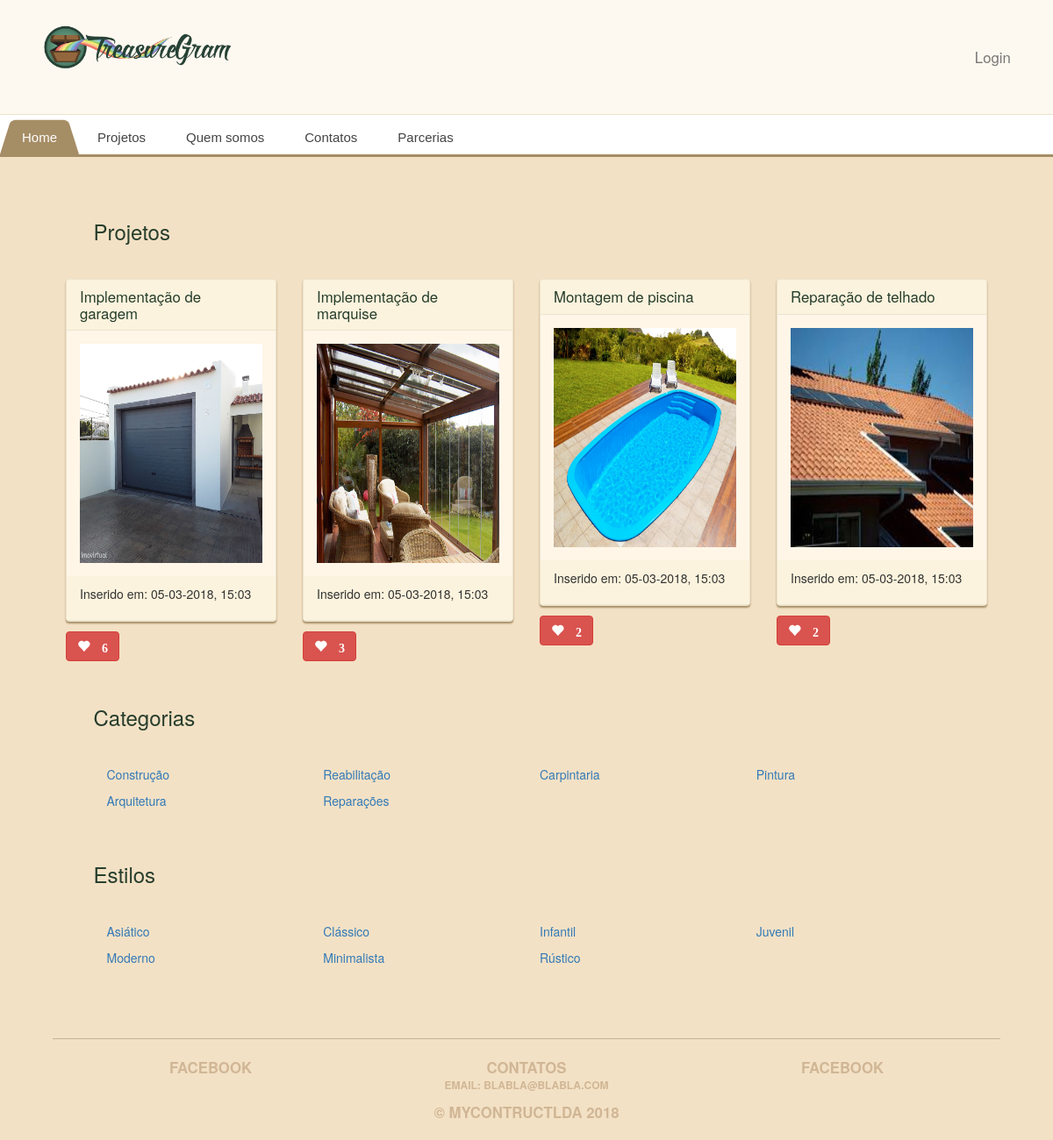
The app's page /, older data.
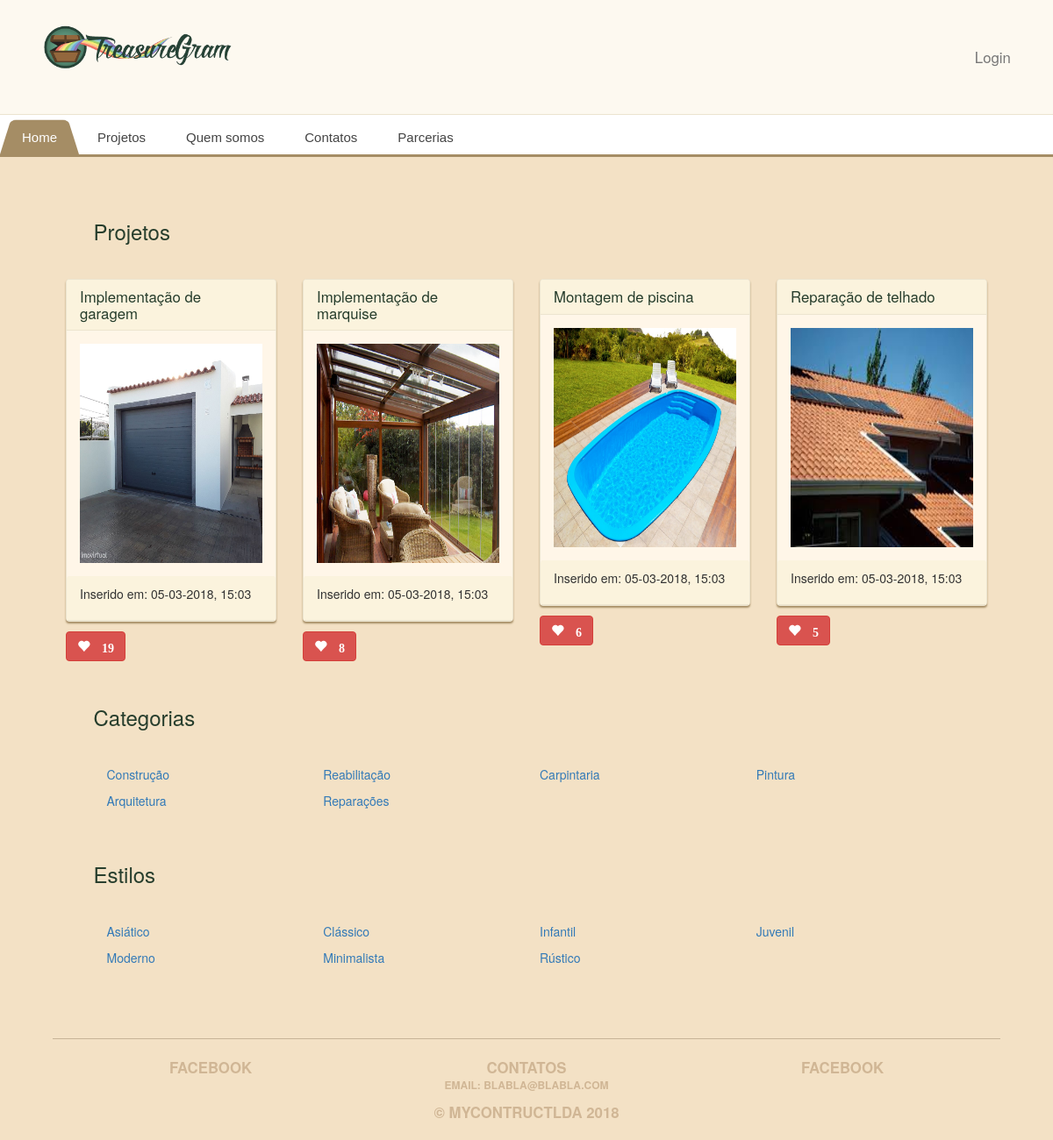
The same page, newer data.
### main_app/models.py (models this page shows, shortened)
class Projetos(models.Model):
    data_registo = models.CharField(max_length=100)
    distrito = models.CharField(max_length=100)
    titulo = models.CharField(max_length=100)
    descricao = models.CharField(max_length=250)
    divisao = models.ForeignKey('Divisao', on_delete=models.CASCADE)
    estilo = models.ForeignKey('Estilo', on_delete=models.CASCADE)
    imagem = models.ImageField(upload_to='treasure_images', default='media/default.png')
    likes = models.IntegerField(default=0)
    slug = models.SlugField(max_length=100, blank=True)
    categoria = models.ForeignKey('Categoria', on_delete=models.CASCADE)
    created_at = models.DateTimeField(auto_now_add=True)
    tags = models.CharField(max_length=250)

class Categoria(models.Model):
    categoria = models.CharField(max_length=100)
    slug = models.SlugField(max_length=100, blank=True)

class Estilo(models.Model):
    estilo = models.CharField(max_length=100)
    slug = models.SlugField(max_length=100, blank=True)

### main_app/views.py (the view)
# urls.py: 2. Add a URL to urlpatterns:  path('', views.home, name='home')
def home(request):
    treasures = Treasure.objects.all()
    categorias = Categoria.objects.all()
    estilos = Estilo.objects.all();
    projetos = Projetos.objects.all().order_by('created_at')[:8]
    form = TreasureForm()
    return render(request, 'home.html', {'treasures': treasures,'projetos':projetos, 'categorias': categorias,'estilos': estilos,'form':form})

### main_app/templates/home.html
{% extends 'base.html' %}
{% load staticfiles %}
{% block content %}
<div class="row" style="margin:3%">
    <h3>Projetos</h3>
</div>
<div class="row">
    {% for projeto in projetos %}
    <div class="col-md-3">
        <a href="{% url 'detail' projeto.slug %}">
            <div class="treasure panel panel-default">
                <div class="panel-heading">
                    <h2 class="panel-title">{{ projeto.titulo }}</h2>
                </div>
                <div class="panel-body">
                    <div class="treasure-photo">
                        <img src="{{ projeto.imagem.url }}" alt="" height="250px" />
                    </div>
                </div>
                <div class="panel-heading">
                    <p>Inserido em: {{ projeto.created_at|date:'d-m-Y, H:m' }}</p>
                </div>
            </div>
        </a>
            <button id="likes" data-id="{{projeto.id}}" class="btn btn-mini btn-danger glyphicon glyphicon-heart" type="button">
                  {% if projeto.likes > 0 %} {{ projeto.likes }} {% endif %}
            </button>
    </div>
    {% endfor %}
</div>
<div class="row" style="margin:3%">
    <h3>Categorias</h3>
</div>
<div class="row" style="margin:3%">
      {% for categoria in categorias %}
      <div class="col-md-3">
          <a href="{% url 'projetos_categorias' categoria.slug %}">
            <p>{{ categoria.categoria }}</p>
          </a>
      </div>
    {% endfor %}
</div>
<div class="row" style="margin:3%">
    <h3>Estilos</h3>
</div>
<div class="row" style="margin:3%">
      {% for estilo in estilos %}
      <div class="col-md-3">
          <a href="{% url 'projetos_estilo' estilo.slug %}">
          <p>{{ estilo.estilo }}</p>
          </a>
      </div>
    {% endfor %}
</div>
{% endblock %}

### main_app/templates/base.html (shortened to what this page needs)
{% load staticfiles %}
<!DOCTYPE html>
<html>
<head>
	<link href="{% static 'bootstrap.min.css' %}" rel="stylesheet" media="screen">
  <link rel="stylesheet" href="https://maxcdn.bootstrapcdn.com/bootstrap/3.3.7/css/bootstrap.min.css" media="screen">
	<link href="{% static 'style.css' %}" rel="stylesheet" media="screen">
</head>
<body>
  <nav class="navbar navbar-default navbar-static-top text-center" role="navigation">
    <div class="col-md-3" >
      <a href="{% url 'home' %}"><img src="{% static "images/logo.png" %}" height="90"  ></a>
    </div>
    <div class="col-md-4">
    </div>
    <div class="col-md-5">
    {% if user.is_authenticated %}
        <a class="navbar-text navbar-right" href="{% url 'profile' user.username %}">Benvindo ao MyContructLDA, {{ user.username }}</a>
        <a class="navbar-text navbar-right" href="{% url 'Logout' %}">Logout</a>
    {% else %}
        <a class="navbar-text navbar-right" href="{% url 'Login' %}">Login</a>
    {% endif %}
    </div>
  </nav>
 <div id='cssmenu'>
    <ul>
      <li><a href="{% url 'home' %}">Home</a></li>
      <li><a href="{% url 'projetos' %}">Projetos</a></li>
      <li><a href='#'>Quem somos</a></li>
      <li><a href='#'>Contatos</a></li>
      <li><a href='#'>Parcerias</a></li>
    </ul>
 </div>
  <main class="container">
    {% block content %}
    {% endblock %}
  </main>
  <footer class="footer container text-center" role="contentinfo">
  <div class="row">
    <div class="col-md-4">
     Facebook
    </div>
    <div class="col-md-4">
     Contatos
     <p style="font-size:12px">Email: blabla@blabla.com</p>
    </div>
    <div class="col-md-4">
     Facebook
    </div>
  </div>
       © MyContructLDA 2018
</footer>
</body>
</html>

### main_app/static/style.css (style rules this page uses)
body { background: #f3e1c5; color: #263d2c; }
.container { max-width: 90%; padding-top: 20px; max-height: 90%; }
.navbar { margin-bottom: 0; padding-bottom: 20px; padding-top: 20px; }
.navbar-default { background: #fdf9f0; border-color: #ece4cf; }
.navbar-right { margin-right: 5%; }
.navbar-text { font-size: 1.2em; color: #263d2c; }
.panel { background: #fff6e8; border-color: #ece4cf; box-shadow: 0 2px 2px #a58d65; }
.panel-default .panel-heading { background: #fbf3dd; border-color: #ece4cf; }
.panel-body { position: relative; }
.panel-title { font-size: 1.2em; color: #263d2c; }
.footer { border-top: 1px solid #c6b397; color: #d0b695; font-weight: bold; font-size: 1.2em; margin-bottom: 20px; margin-top: 40px; padding-top: 20px; text-transform: uppercase; }
.treasure { margin-bottom: 20px; }
.treasure:last-child { margin-bottom: 0; }
.treasure-photo { background: #fdf2e1; margin-right: 5%; position: static; text-align: center; width: 100%; }
.treasure-photo img { width: 100%; max-height: 100%; }
.btn { margin-top: 10px; font-weight: bold; font-size: 14px; }
#cssmenu, #cssmenu ul, #cssmenu ul li, #cssmenu ul li a { margin: 0; padding: 0; border: 0; list-style: none; line-height: 1; display: block; position: relative; -webkit-box-sizing: border-box; -moz-box-sizing: border-box; box-sizing: border-box; }
#cssmenu:after, #cssmenu > ul:after { content: "."; display: block; clear: both; visibility: hidden; line-height: 0; height: 0; }
#cssmenu { width: auto; border-bottom: 3px solid #a58d65; font-family: Raleway, sans-serif; line-height: 1; }
#cssmenu ul { background: #ffffff; }
#cssmenu > ul > li { float: left; }
#cssmenu > ul > li > a { z-index: 2; padding: 18px 25px 12px 25px; font-size: 15px; font-weight: 400; text-decoration: none; color: #444444; -webkit-transition: all .2s ease; -moz-transition: all .2s ease; -ms-transition: all .2s ease; -o-transition: all .2s ease; transition: all .2s ease; margin-right: -4px; }
#cssmenu > ul > li.active > a, #cssmenu > ul > li:hover > a, #cssmenu > ul > li > a:hover { color: #ffffff; }
#cssmenu > ul > li > a:after { position: absolute; left: 0; bottom: 0; right: 0; z-index: -1; width: 100%; height: 120%; border-top-left-radius: 8px; border-top-right-radius: 8px; content: ""; -webkit-transition: all .2s ease; -o-transition: all .2s ease; transition: all .2s ease; -webkit-transform: perspective(5px) rotateX(2deg); -webkit-transform-origin: bottom; -moz-transform: perspective(5px) rotateX(2deg); -moz-transform-origin: bottom; transform: perspective(5px) rotateX(2deg); transform-origin: bottom; }
#cssmenu > ul > li.active > a:after, #cssmenu > ul > li:hover > a:after, #cssmenu > ul > li > a:hover:after { background: #a58d65; }

Row changes from the older to the newer data that the page shows:
changed Projetos "Implementação de garagem": likes "6" → "19"
changed Projetos "Implementação de marquise": likes "3" → "8"
changed Projetos "Montagem de piscina": likes "2" → "6"
changed Projetos "Reparação de telhado": likes "2" → "5"
